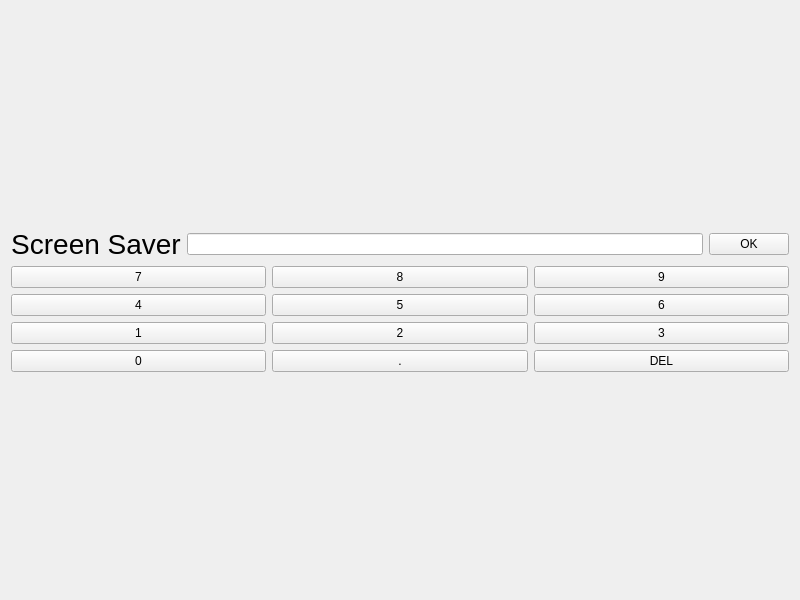
<?xml version="1.0" encoding="UTF-8"?>
<ui version="4.0">
 <class>Widget</class>
 <widget class="QWidget" name="Widget">
  <property name="geometry">
   <rect>
    <x>0</x>
    <y>0</y>
    <width>800</width>
    <height>600</height>
   </rect>
  </property>
  <property name="windowTitle">
   <string>Widget</string>
  </property>
  <layout class="QVBoxLayout" name="verticalLayout_2">
   <item>
    <layout class="QVBoxLayout" name="verticalLayout">
     <item>
      <layout class="QHBoxLayout" name="horizontalLayout">
       <item>
        <widget class="QLabel" name="label">
         <property name="font">
          <font>
           <pointsize>21</pointsize>
          </font>
         </property>
         <property name="text">
          <string>Screen Saver</string>
         </property>
         <property name="alignment">
          <set>Qt::AlignCenter</set>
         </property>
        </widget>
       </item>
       <item>
        <widget class="QLineEdit" name="lineEdit">
         <property name="alignment">
          <set>Qt::AlignCenter</set>
         </property>
        </widget>
       </item>
       <item>
        <widget class="QPushButton" name="pushButton">
         <property name="text">
          <string>OK</string>
         </property>
        </widget>
       </item>
      </layout>
     </item>
     <item>
      <layout class="QGridLayout" name="gridLayout_4">
       <item row="1" column="0">
        <widget class="QPushButton" name="btn4">
         <property name="text">
          <string>4</string>
         </property>
        </widget>
       </item>
       <item row="0" column="2">
        <widget class="QPushButton" name="btn9">
         <property name="text">
          <string>9</string>
         </property>
        </widget>
       </item>
       <item row="2" column="2">
        <widget class="QPushButton" name="btn3">
         <property name="text">
          <string>3</string>
         </property>
        </widget>
       </item>
       <item row="3" column="2">
        <widget class="QPushButton" name="btndel">
         <property name="text">
          <string>DEL</string>
         </property>
        </widget>
       </item>
       <item row="1" column="1">
        <widget class="QPushButton" name="btn5">
         <property name="text">
          <string>5</string>
         </property>
        </widget>
       </item>
       <item row="1" column="2">
        <widget class="QPushButton" name="btn6">
         <property name="text">
          <string>6</string>
         </property>
        </widget>
       </item>
       <item row="3" column="0">
        <widget class="QPushButton" name="btn0">
         <property name="text">
          <string>0</string>
         </property>
        </widget>
       </item>
       <item row="2" column="0">
        <widget class="QPushButton" name="btn1">
         <property name="text">
          <string>1</string>
         </property>
        </widget>
       </item>
       <item row="0" column="1">
        <widget class="QPushButton" name="btn8">
         <property name="text">
          <string>8</string>
         </property>
        </widget>
       </item>
       <item row="2" column="1">
        <widget class="QPushButton" name="btn2">
         <property name="text">
          <string>2</string>
         </property>
        </widget>
       </item>
       <item row="3" column="1">
        <widget class="QPushButton" name="btndot">
         <property name="text">
          <string>.</string>
         </property>
        </widget>
       </item>
       <item row="0" column="0">
        <widget class="QPushButton" name="btn7">
         <property name="text">
          <string>7</string>
         </property>
        </widget>
       </item>
      </layout>
     </item>
    </layout>
   </item>
  </layout>
 </widget>
 <resources/>
 <connections/>
</ui>
